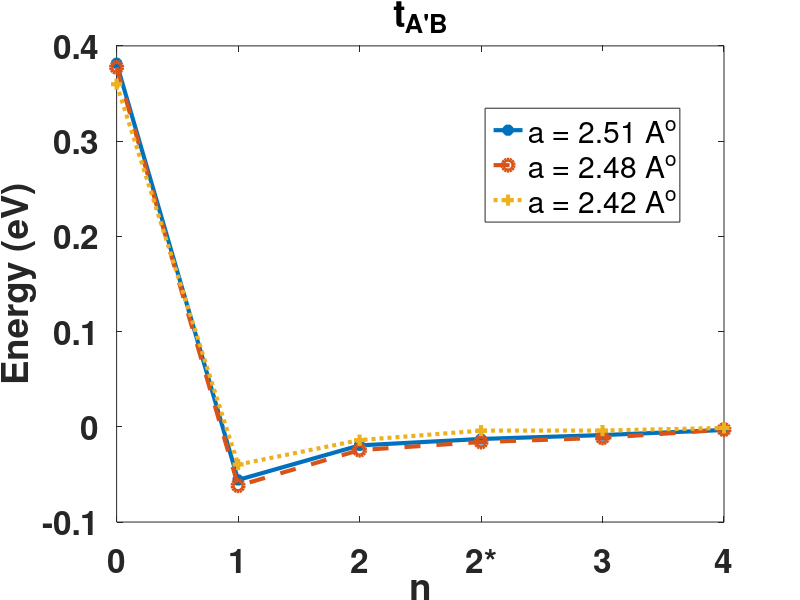
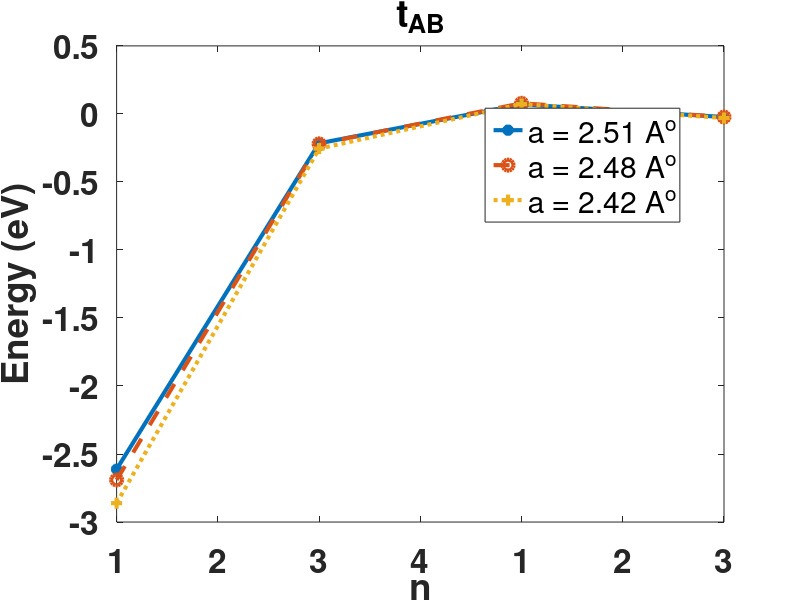
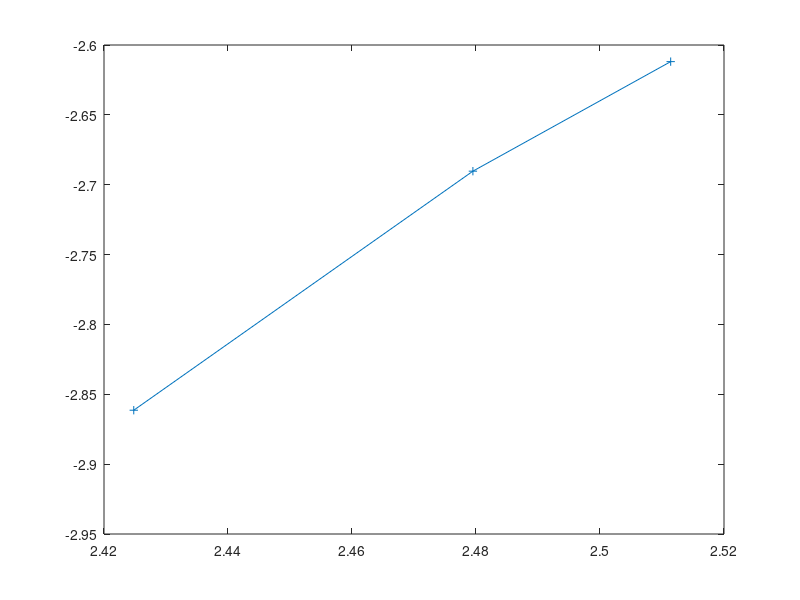

Recreate these plots in MATLAB, in order.
clear all
clc

a = 2.4795; %A^o
a1 = 2.5114;
a2 = 2.4248; 


load gdata_a.dat
load fdata_a.dat

load gdata_a1.dat
load fdata_a1.dat

load gdata_a2.dat
load fdata_a2.dat

a_g = gdata_a;
a_f = fdata_a;

a1_g = gdata_a1;
a1_f = fdata_a1;

a2_g = gdata_a2;
a2_f = fdata_a2;

% Gl = ['G_0','G_1','G_2','G_2*','G_3','G_4']; 

tgaa = [a1_g(1:6,1),a_g(1:6,1),a2_g(1:6,1)];
tgbb = [a1_g(1:6,2),a_g(1:6,2),a2_g(1:6,2)];
tgapap = [a1_g(1:6,3),a_g(1:6,3),a2_g(1:6,3)];
tgbpbp = [a1_g(1:6,4),a_g(1:6,4),a2_g(1:6,4)];
tgapb = [a1_g(1:6,5),a_g(1:6,5),a2_g(1:6,5)];

tfab = [a1_f(1:4,1),a_f(1:4,1),a2_f(1:4,1)];
tfapbp = [a1_f(1:4,2),a_f(1:4,2),a2_f(1:4,2)];
tfapa = [a1_f(1:4,3),a_f(1:4,3),a2_f(1:4,3)];
tfbpb = [a1_f(1:4,4),a_f(1:4,4),a2_f(1:4,4)];
tfbpa = [a1_f(1:4,5),a_f(1:4,5),a2_f(1:4,5)];


%{
%% AA
figure1 = figure;
axes1 = axes('Parent',figure1);
hold(axes1,'on');
plot(tgaa(:,1),'DisplayName','a = 2.51 A^o','Marker','*','MarkerSize',8,'LineWidth',3);
plot(tgaa(:,2),'DisplayName','a = 2.48 A^o','Marker','o','LineStyle','--','MarkerSize',8,'LineWidth',3);
plot(tgaa(:,3),'DisplayName','a = 2.42 A^o','Marker','+','LineStyle',':','MarkerSize',8,'LineWidth',3);

ylabel('Energy (eV)');
xlabel('n');
title('t_{AA}');
box(axes1,'on');
set(axes1,'FontSize',24,'FontWeight','bold','XTickLabel',...
    {'0','1','2','2*','3','4'});
legend1 = legend(axes1,'show');
set(legend1,...
    'Position',[0.60635155096012 0.629885993485342 0.225258493353028 0.166938110749186]);


%% BB
figure1 = figure;
axes1 = axes('Parent',figure1);
hold(axes1,'on');
plot(tgbb(:,1),'DisplayName','a = 2.51 A^o','Marker','*','MarkerSize',8,'LineWidth',3);
plot(tgbb(:,2),'DisplayName','a = 2.48 A^o','Marker','o','LineStyle','--','MarkerSize',8,'LineWidth',3);
plot(tgbb(:,3),'DisplayName','a = 2.42 A^o','Marker','+','LineStyle',':','MarkerSize',8,'LineWidth',3);
ylabel('Energy (eV)');
xlabel('n');
title('t_{BB}');
box(axes1,'on');
set(axes1,'FontSize',24,'FontWeight','bold','XTickLabel',...
    {'0','1','2','2*','3','4'});
legend1 = legend(axes1,'show');
set(legend1,...
    'Position',[0.60635155096012 0.629885993485342 0.225258493353028 0.166938110749186]);

%% A'A'
figure1 = figure;
axes1 = axes('Parent',figure1);
hold(axes1,'on');
plot(tgapap(:,1),'DisplayName','a = 2.51 A^o','Marker','*','MarkerSize',8,'LineWidth',3);
plot(tgapap(:,2),'DisplayName','a = 2.48 A^o','Marker','o','LineStyle','--','MarkerSize',8,'LineWidth',3);
plot(tgapap(:,3),'DisplayName','a = 2.42 A^o','Marker','+','LineStyle',':','MarkerSize',8,'LineWidth',3);
ylabel('Energy (eV)');
xlabel('n');
title('t_{A''A''}');
box(axes1,'on');
set(axes1,'FontSize',24,'FontWeight','bold','XTickLabel',...
    {'0','1','2','2*','3','4'});
legend1 = legend(axes1,'show');
set(legend1,...
    'Position',[0.60635155096012 0.629885993485342 0.225258493353028 0.166938110749186]);


%% B'B'
figure1 = figure;
axes1 = axes('Parent',figure1);
hold(axes1,'on');
plot(tgbpbp(:,1),'DisplayName','a = 2.51 A^o','Marker','*','MarkerSize',8,'LineWidth',3);
plot(tgbpbp(:,2),'DisplayName','a = 2.48 A^o','Marker','o','LineStyle','--','MarkerSize',8,'LineWidth',3);
plot(tgbpbp(:,3),'DisplayName','a = 2.42 A^o','Marker','+','LineStyle',':','MarkerSize',8,'LineWidth',3);
ylabel('Energy (eV)');
xlabel('n');
title('t_{B''B''}');
box(axes1,'on');
set(axes1,'FontSize',24,'FontWeight','bold','XTickLabel',...
    {'0','1','2','2*','3','4'});
legend1 = legend(axes1,'show');
set(legend1,...
    'Position',[0.60635155096012 0.629885993485342 0.225258493353028 0.166938110749186]);
%}
%% A'B
figure1 = figure;
axes1 = axes('Parent',figure1);
hold(axes1,'on');
plot(tgapb(:,1),'DisplayName','a = 2.51 A^o','Marker','*','MarkerSize',8,'LineWidth',3);
plot(tgapb(:,2),'DisplayName','a = 2.48 A^o','Marker','o','LineStyle','--','MarkerSize',8,'LineWidth',3);
plot(tgapb(:,3),'DisplayName','a = 2.42 A^o','Marker','+','LineStyle',':','MarkerSize',8,'LineWidth',3);
ylabel('Energy (eV)');
xlabel('n');
title('t_{A''B}');
box(axes1,'on');
set(axes1,'FontSize',24,'FontWeight','bold','XTickLabel',...
    {'0','1','2','2*','3','4'});
legend1 = legend(axes1,'show');
set(legend1,...
    'Position',[0.60635155096012 0.629885993485342 0.225258493353028 0.166938110749186]);
%}
%% AB
figure1 = figure;
axes1 = axes('Parent',figure1);
hold(axes1,'on');
plot(tfab(:,1),'DisplayName','a = 2.51 A^o','Marker','*','MarkerSize',8,'LineWidth',3);
plot(tfab(:,2),'DisplayName','a = 2.48 A^o','Marker','o','LineStyle','--','MarkerSize',8,'LineWidth',3);
plot(tfab(:,3),'DisplayName','a = 2.42 A^o','Marker','+','LineStyle',':','MarkerSize',8,'LineWidth',3);

ylabel('Energy (eV)');
xlabel('n');
title('t_{AB}');
box(axes1,'on');
set(axes1,'FontSize',24,'FontWeight','bold','XTickLabel',...
    {'1','2','3','4'});
legend1 = legend(axes1,'show');
set(legend1,...
    'Position',[0.60635155096012 0.629885993485342 0.225258493353028 0.166938110749186]);


figure
plot([a2,a,a1],[tfab(1,3),tfab(1,2),tfab(1,1)],'+-')


%{
%% A'B'
figure1 = figure;
axes1 = axes('Parent',figure1);
hold(axes1,'on');
plot(tfapbp(:,1),'DisplayName','a = 2.51 A^o','Marker','*','MarkerSize',8,'LineWidth',3);
plot(tfapbp(:,2),'DisplayName','a = 2.48 A^o','Marker','o','LineStyle','--','MarkerSize',8,'LineWidth',3);
plot(tfapbp(:,3),'DisplayName','a = 2.42 A^o','Marker','+','LineStyle',':','MarkerSize',8,'LineWidth',3);

ylabel('Energy (eV)');
xlabel('n');
title('t_{A''B''}');
box(axes1,'on');
set(axes1,'FontSize',24,'FontWeight','bold','XTickLabel',...
    {'1','2','3','4'});
legend1 = legend(axes1,'show');
set(legend1,...
    'Position',[0.60635155096012 0.629885993485342 0.225258493353028 0.166938110749186]);

%% A'A
figure1 = figure;
axes1 = axes('Parent',figure1);
hold(axes1,'on');
plot(tfapa(:,1),'DisplayName','a = 2.51 A^o','Marker','*','MarkerSize',8,'LineWidth',3);
plot(tfapa(:,2),'DisplayName','a = 2.48 A^o','Marker','o','LineStyle','--','MarkerSize',8,'LineWidth',3);
plot(tfapa(:,3),'DisplayName','a = 2.42 A^o','Marker','+','LineStyle',':','MarkerSize',8,'LineWidth',3);

ylabel('Energy (eV)');
xlabel('n');
title('t_{AA''}');
box(axes1,'on');
set(axes1,'FontSize',24,'FontWeight','bold','XTickLabel',...
    {'1','2','3','4'});
legend1 = legend(axes1,'show');
set(legend1,...
    'Position',[0.60635155096012 0.629885993485342 0.225258493353028 0.166938110749186]);

%% B'B
figure1 = figure;
axes1 = axes('Parent',figure1);
hold(axes1,'on');
plot(tfbpb(:,1),'DisplayName','a = 2.51 A^o','Marker','*','MarkerSize',8,'LineWidth',3);
plot(tfbpb(:,2),'DisplayName','a = 2.48 A^o','Marker','o','LineStyle','--','MarkerSize',8,'LineWidth',3);
plot(tfbpb(:,3),'DisplayName','a = 2.42 A^o','Marker','+','LineStyle',':','MarkerSize',8,'LineWidth',3);

ylabel('Energy (eV)');
xlabel('n');
title('t_{BB''}');
box(axes1,'on');
set(axes1,'FontSize',24,'FontWeight','bold','XTickLabel',...
    {'1','2','3','4'});
legend1 = legend(axes1,'show');
set(legend1,...
    'Position',[0.60635155096012 0.629885993485342 0.225258493353028 0.166938110749186]);
%% B'A
figure1 = figure;
axes1 = axes('Parent',figure1);
hold(axes1,'on');
plot(tfbpa(:,1),'DisplayName','a = 2.51 A^o','Marker','*','MarkerSize',8,'LineWidth',3);
plot(tfbpa(:,2),'DisplayName','a = 2.48 A^o','Marker','o','LineStyle','--','MarkerSize',8,'LineWidth',3);
plot(tfbpa(:,3),'DisplayName','a = 2.42 A^o','Marker','+','LineStyle',':','MarkerSize',8,'LineWidth',3);

ylabel('Energy (eV)');
xlabel('n');
title('t_{AB''}');
box(axes1,'on');
set(axes1,'FontSize',24,'FontWeight','bold','XTickLabel',...
    {'1','2','3','4'});
legend1 = legend(axes1,'show');
set(legend1,...
    'Position',[0.60635155096012 0.629885993485342 0.225258493353028 0.166938110749186]);

%}



